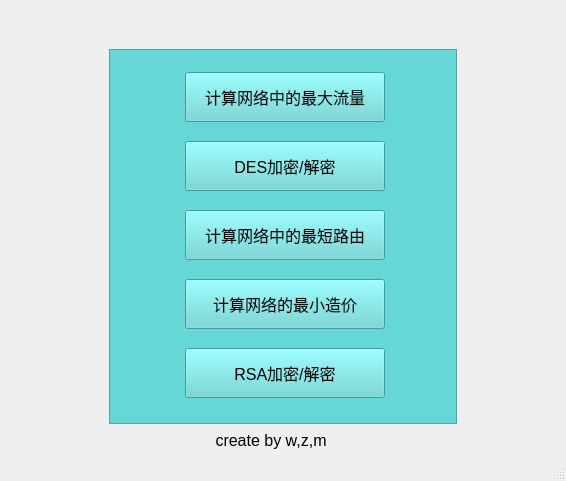
<?xml version="1.0" encoding="UTF-8"?>
<ui version="4.0">
 <class>MainWindow</class>
 <widget class="QMainWindow" name="MainWindow">
  <property name="geometry">
   <rect>
    <x>0</x>
    <y>0</y>
    <width>566</width>
    <height>481</height>
   </rect>
  </property>
  <property name="focusPolicy">
   <enum>Qt::NoFocus</enum>
  </property>
  <property name="windowTitle">
   <string>MainWindow</string>
  </property>
  <property name="windowIcon">
   <iconset>
    <normaloff>icon.ico</normaloff>
    <normalon>icon.ico</normalon>
    <disabledoff>:/prefix1/icon.ico</disabledoff>
    <disabledon>:/prefix1/icon.ico</disabledon>
    <activeoff>icon.ico</activeoff>
    <activeon>icon.ico</activeon>
    <selectedoff>icon.ico</selectedoff>
    <selectedon>icon.ico</selectedon>icon.ico</iconset>
  </property>
  <property name="layoutDirection">
   <enum>Qt::LeftToRight</enum>
  </property>
  <widget class="QWidget" name="centralwidget">
   <layout class="QGridLayout" name="gridLayout">
    <item row="1" column="2">
     <widget class="QFrame" name="frame">
      <property name="styleSheet">
       <string notr="true">*{
	background-color:#65d7d7;
}</string>
      </property>
      <property name="frameShape">
       <enum>QFrame::StyledPanel</enum>
      </property>
      <property name="frameShadow">
       <enum>QFrame::Raised</enum>
      </property>
      <layout class="QHBoxLayout" name="horizontalLayout">
       <item>
        <spacer name="horizontalSpacer_3">
         <property name="orientation">
          <enum>Qt::Horizontal</enum>
         </property>
         <property name="sizeType">
          <enum>QSizePolicy::Fixed</enum>
         </property>
         <property name="sizeHint" stdset="0">
          <size>
           <width>40</width>
           <height>20</height>
          </size>
         </property>
        </spacer>
       </item>
       <item>
        <layout class="QVBoxLayout" name="verticalLayout">
         <property name="leftMargin">
          <number>4</number>
         </property>
         <property name="rightMargin">
          <number>0</number>
         </property>
         <item>
          <widget class="QPushButton" name="pushButton">
           <property name="minimumSize">
            <size>
             <width>200</width>
             <height>50</height>
            </size>
           </property>
           <property name="maximumSize">
            <size>
             <width>200</width>
             <height>16777215</height>
            </size>
           </property>
           <property name="font">
            <font>
             <pointsize>12</pointsize>
            </font>
           </property>
           <property name="text">
            <string>计算网络中的最大流量</string>
           </property>
          </widget>
         </item>
         <item>
          <widget class="QPushButton" name="encryptButton">
           <property name="minimumSize">
            <size>
             <width>0</width>
             <height>50</height>
            </size>
           </property>
           <property name="maximumSize">
            <size>
             <width>200</width>
             <height>16777215</height>
            </size>
           </property>
           <property name="font">
            <font>
             <pointsize>12</pointsize>
            </font>
           </property>
           <property name="text">
            <string>DES加密/解密</string>
           </property>
          </widget>
         </item>
         <item>
          <widget class="QPushButton" name="Floyd">
           <property name="minimumSize">
            <size>
             <width>0</width>
             <height>50</height>
            </size>
           </property>
           <property name="maximumSize">
            <size>
             <width>200</width>
             <height>16777215</height>
            </size>
           </property>
           <property name="font">
            <font>
             <family>Arial</family>
             <pointsize>12</pointsize>
             <weight>50</weight>
             <bold>false</bold>
             <kerning>true</kerning>
            </font>
           </property>
           <property name="text">
            <string>计算网络中的最短路由</string>
           </property>
          </widget>
         </item>
         <item>
          <widget class="QPushButton" name="Prim">
           <property name="minimumSize">
            <size>
             <width>0</width>
             <height>50</height>
            </size>
           </property>
           <property name="maximumSize">
            <size>
             <width>200</width>
             <height>16777215</height>
            </size>
           </property>
           <property name="font">
            <font>
             <family>Arial</family>
             <pointsize>12</pointsize>
             <weight>50</weight>
             <bold>false</bold>
             <kerning>true</kerning>
            </font>
           </property>
           <property name="text">
            <string>计算网络的最小造价</string>
           </property>
          </widget>
         </item>
         <item>
          <widget class="QPushButton" name="pushButton_2">
           <property name="minimumSize">
            <size>
             <width>0</width>
             <height>50</height>
            </size>
           </property>
           <property name="maximumSize">
            <size>
             <width>200</width>
             <height>16777215</height>
            </size>
           </property>
           <property name="font">
            <font>
             <pointsize>12</pointsize>
            </font>
           </property>
           <property name="layoutDirection">
            <enum>Qt::LeftToRight</enum>
           </property>
           <property name="text">
            <string>RSA加密/解密</string>
           </property>
          </widget>
         </item>
        </layout>
       </item>
       <item>
        <spacer name="horizontalSpacer_4">
         <property name="orientation">
          <enum>Qt::Horizontal</enum>
         </property>
         <property name="sizeType">
          <enum>QSizePolicy::Fixed</enum>
         </property>
         <property name="sizeHint" stdset="0">
          <size>
           <width>40</width>
           <height>20</height>
          </size>
         </property>
        </spacer>
       </item>
      </layout>
     </widget>
    </item>
    <item row="1" column="4">
     <spacer name="horizontalSpacer_2">
      <property name="orientation">
       <enum>Qt::Horizontal</enum>
      </property>
      <property name="sizeType">
       <enum>QSizePolicy::Fixed</enum>
      </property>
      <property name="sizeHint" stdset="0">
       <size>
        <width>100</width>
        <height>20</height>
       </size>
      </property>
     </spacer>
    </item>
    <item row="2" column="2">
     <widget class="QLabel" name="label">
      <property name="maximumSize">
       <size>
        <width>400</width>
        <height>20</height>
       </size>
      </property>
      <property name="font">
       <font>
        <pointsize>12</pointsize>
       </font>
      </property>
      <property name="styleSheet">
       <string notr="true"/>
      </property>
      <property name="text">
       <string>                        create by w,z,m</string>
      </property>
     </widget>
    </item>
    <item row="1" column="0">
     <spacer name="horizontalSpacer">
      <property name="orientation">
       <enum>Qt::Horizontal</enum>
      </property>
      <property name="sizeType">
       <enum>QSizePolicy::Fixed</enum>
      </property>
      <property name="sizeHint" stdset="0">
       <size>
        <width>100</width>
        <height>10</height>
       </size>
      </property>
     </spacer>
    </item>
    <item row="0" column="2">
     <spacer name="verticalSpacer">
      <property name="orientation">
       <enum>Qt::Vertical</enum>
      </property>
      <property name="sizeType">
       <enum>QSizePolicy::Fixed</enum>
      </property>
      <property name="sizeHint" stdset="0">
       <size>
        <width>20</width>
        <height>40</height>
       </size>
      </property>
     </spacer>
    </item>
   </layout>
  </widget>
  <widget class="QMenuBar" name="menubar">
   <property name="geometry">
    <rect>
     <x>0</x>
     <y>0</y>
     <width>566</width>
     <height>23</height>
    </rect>
   </property>
  </widget>
  <widget class="QStatusBar" name="statusbar"/>
 </widget>
 <resources/>
 <connections/>
</ui>
